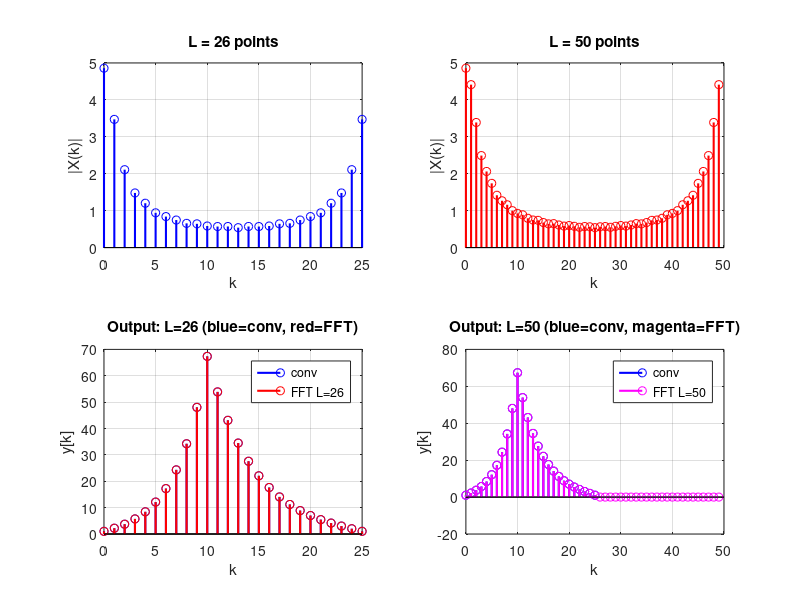

Recreate this plot in MATLAB.
clear all;
close all;
clc;

m = 0:15;
x = (0.8).^m;

n = 0:10;
h = (1.4).^n;

L26 = 26;
L50 = 50;

X26 = fft(x, L26);
H26 = fft(h, L26);
Y26 = X26 .* H26;
yf26 = ifft(Y26, L26);

X50 = fft(x, L50);
H50 = fft(h, L50);
Y50 = X50 .* H50;
yf50 = ifft(Y50, L50);

yc = conv(x, h);

figure;
subplot(2,2,1);
stem(0:L26-1, abs(X26), 'b', 'LineWidth', 1.5);
xlabel('k');
ylabel('|X(k)|');
title('L = 26 points');
grid on;

subplot(2,2,2);
stem(0:L50-1, abs(X50), 'r', 'LineWidth', 1.5);
xlabel('k');
ylabel('|X(k)|');
title('L = 50 points');
grid on;

subplot(2,2,3);
stem(0:length(yc)-1, yc, 'b', 'LineWidth', 1.5);
hold on;
stem(0:L26-1, real(yf26), 'ro', 'LineWidth', 1.5);
xlabel('k');
ylabel('y[k]');
title('Output: L=26 (blue=conv, red=FFT)');
legend('conv', 'FFT L=26');
grid on;

subplot(2,2,4);
stem(0:length(yc)-1, yc, 'b', 'LineWidth', 1.5);
hold on;
stem(0:L50-1, real(yf50), 'mo', 'LineWidth', 1.5);
xlabel('k');
ylabel('y[k]');
title('Output: L=50 (blue=conv, magenta=FFT)');
legend('conv', 'FFT L=50');
grid on;

fprintf('Original signal x has %d samples\n', length(x));
fprintf('Original signal h has %d samples\n', length(h));
fprintf('Convolution output has %d samples\n', length(yc));
fprintf('\n');

fprintf('L = 26:\n');
fprintf('  Length of X26: %d\n', length(X26));
fprintf('  Length of yf26: %d\n', length(yf26));
fprintf('  Max difference from conv: %.15e\n', max(abs(yc - real(yf26))));
fprintf('\n');

fprintf('L = 50:\n');
fprintf('  Length of X50: %d\n', length(X50));
fprintf('  Length of yf50: %d\n', length(yf50));
fprintf('  First 26 samples match conv: %.15e\n', max(abs(yc - real(yf50(1:26)))));
fprintf('  Samples 27-50 should be zero: max value = %.15e\n', max(abs(yf50(27:50))));
